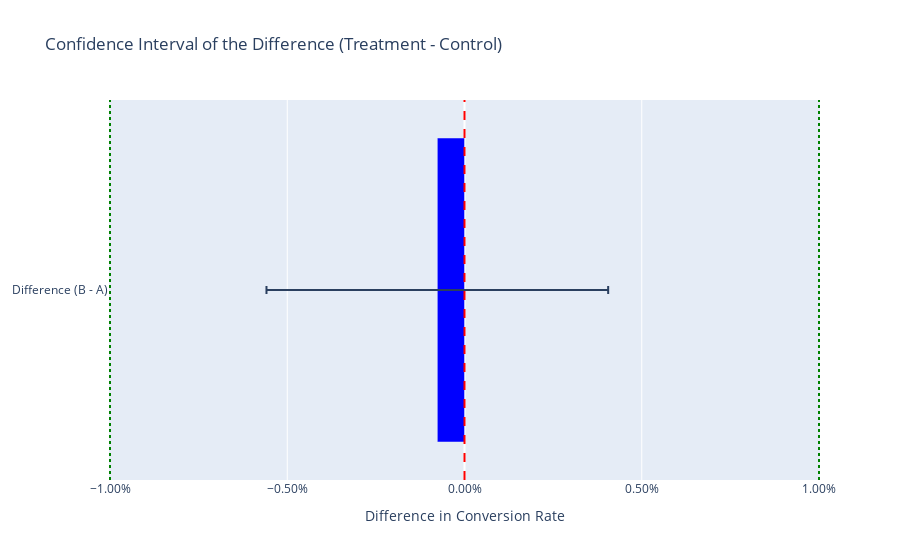

The cell this chart's notebook holds for it:
### Markdown cell above
### Scenario 3: Clear True Negative
- **Setup:** 10% control CVR. True lift is 0% (to 10%). We have a large sample size.
- **Expected:** Not Statistically Significant. CI should be tight around 0.

### Code cell
n = 30000
c_a, n_a = utils.generate_synthetic_data(n, 0.10)
c_b, n_b = utils.generate_synthetic_data(n, 0.10)
run_and_print_analysis("3. True Negative", n_a, n_b, c_a, c_b, mde_abs=0.01)

### Figure 1 — Plotly figure (JSON) as saved in the notebook; plotly's stock layout.template omitted (floating-point values rounded to 4 significant figures)
{"data": [{"error_x": {"array": [0.004819], "arrayminus": [0.004819], "symmetric": false, "type": "data"}, "marker": {"color": "blue"}, "name": "95% Confidence Interval", "orientation": "h", "type": "bar", "x": [-0.0007667], "y": ["Difference (B - A)"]}], "layout": {"shapes": [{"line": {"color": "red", "dash": "dash"}, "name": "No Effect (0.0)", "type": "line", "x0": 0, "x1": 0, "xref": "x", "y0": 0, "y1": 1, "yref": "y domain"}, {"line": {"color": "green", "dash": "dot"}, "name": "MDE (+1.0%)", "type": "line", "x0": 0.01, "x1": 0.01, "xref": "x", "y0": 0, "y1": 1, "yref": "y domain"}, {"line": {"color": "green", "dash": "dot"}, "name": "MDE (-1.0%)", "type": "line", "x0": -0.01, "x1": -0.01, "xref": "x", "y0": 0, "y1": 1, "yref": "y domain"}], "title": {"text": "Confidence Interval of the Difference (Treatment - Control)"}, "xaxis": {"tickformat": ",.2%", "title": {"text": "Difference in Conversion Rate"}}}}
